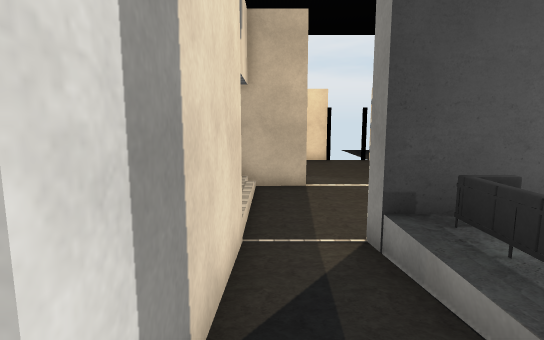
View 1 (above)

17 first-person views from a walk through a 3-D level made in the Unity game engine. The camera is 1.4 m above the floor, tilts 8° down and sees 80° across. The floor is counted in squares, 1 m on a side. Each view is taken from the middle of a square. On the plan, view 1 faces up. The plan holds only what a view shows up to about 15 squares ahead; the rest is blank. The place goes on beyond the plan. Door leaves are left out, so doorways stand open. Some surface patterns are stand-ins.

View 2
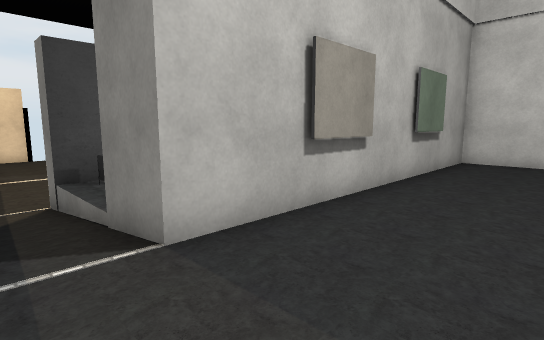

View 3
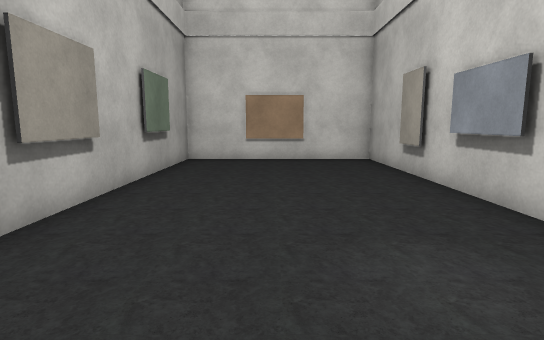

View 4
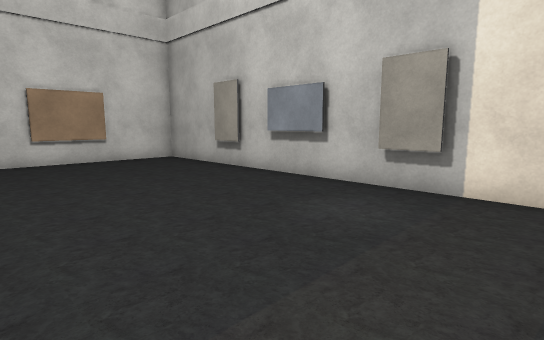

View 5
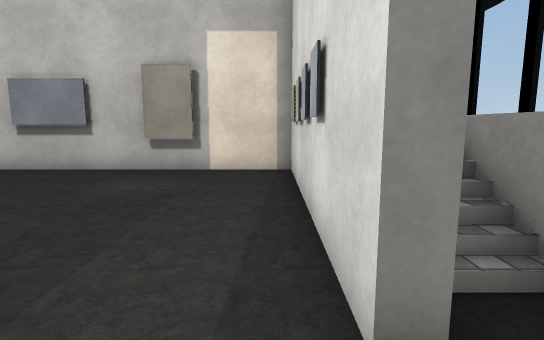

View 6
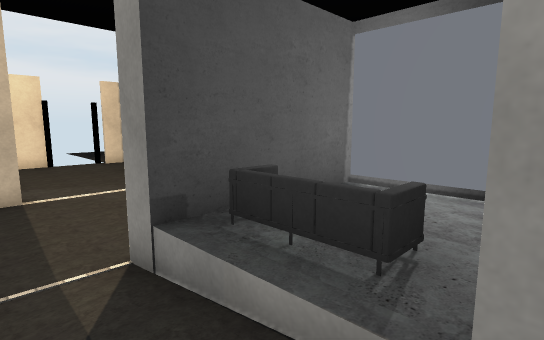

View 7
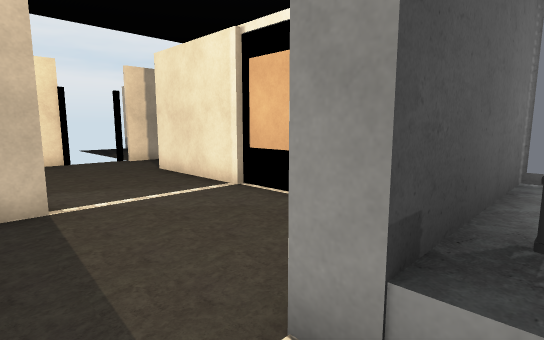

View 8
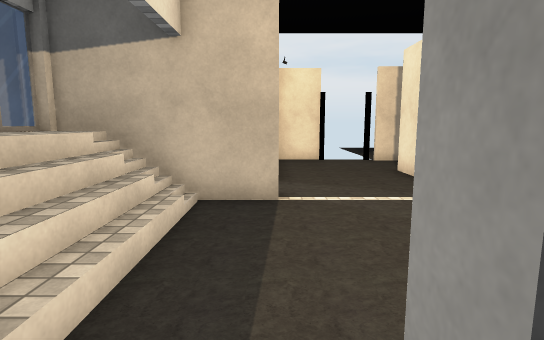

View 9
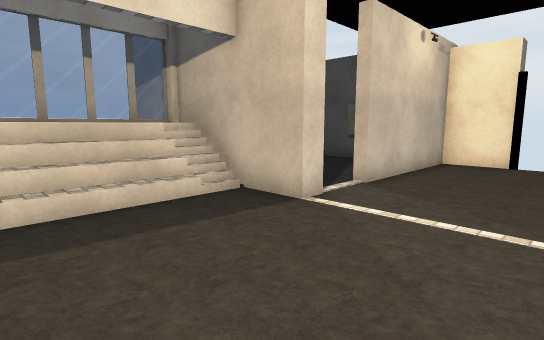

View 10
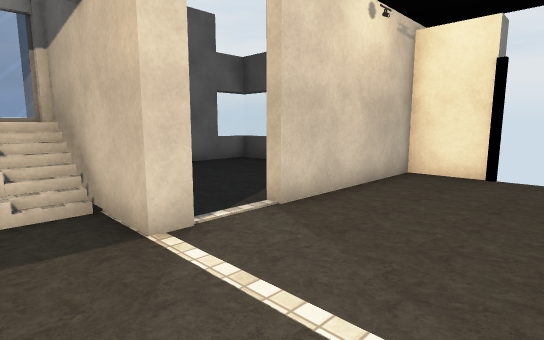

View 11
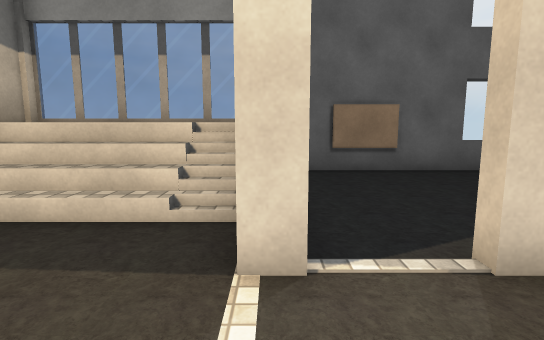

View 12
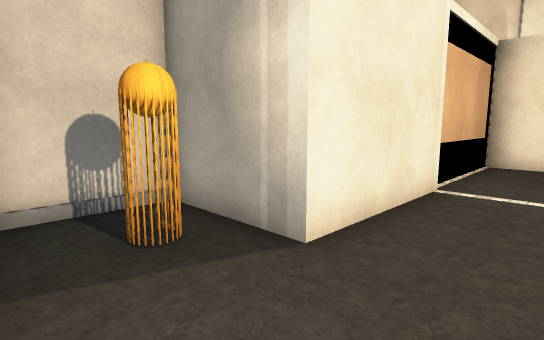

View 13
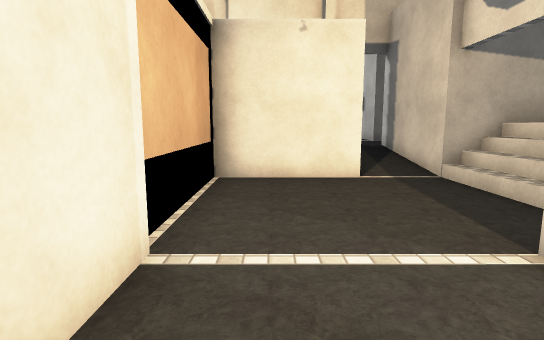

View 14
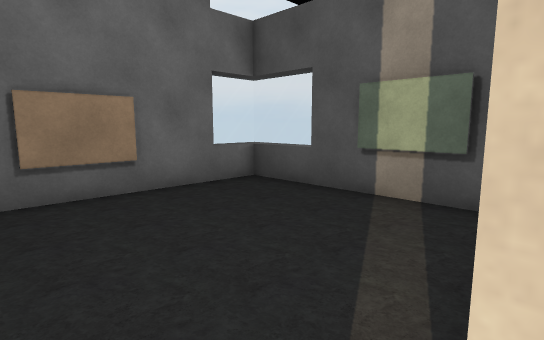

View 15
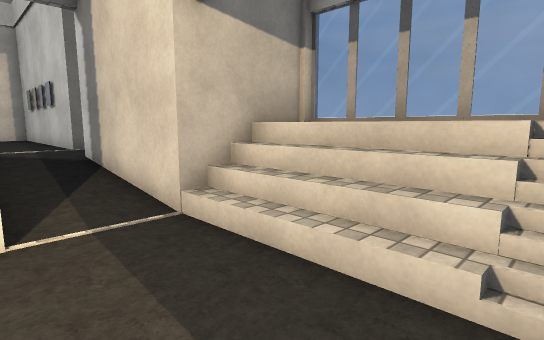

View 16
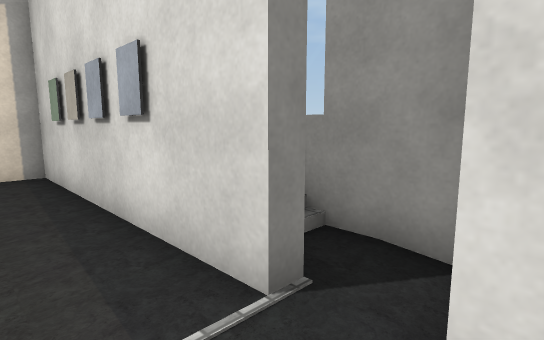

View 17
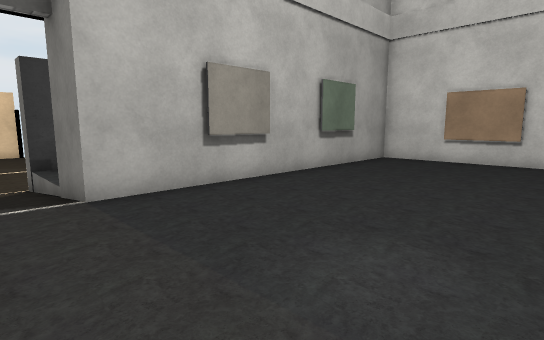

### Floor plan
Key: @ floor where view 1 was taken; # wall or solid block; . main floor; - floor 0.25 m lower than the main floor; : floor 0.5 m higher than the main floor; _ floor 0.5 m lower than the main floor; + floor 0.75 m higher than the main floor; < floor 0.75 m lower than the main floor; / step, stairs or slope; D open door; = window, fence, low wall or low ledge; ^ raised ledge; S sofa; O other object.
Columns run from 6 left of view 1 to 13 right of it. Each row starts with its distance up from view 1.
 19 ^#     OOODD#
 18 ^^^#####<<<<####
 17 =<<<<<<#<<<<<<<#
 16 #<<<<<<#<<<<<O<#
 15 #<<<<<<#<<<#####
 14 #<<<<<<#<<<#
 13 #<<<<<<_<<<#
 12 #<<<<<<_<<<#
 11 ########<<<##
 10   =+//<<<<<<#
  9   =+//<<<<<<#
  8   = //<<<<<<#
  7   = //<<<<<<#
  6   = //<<<<<<#
  5   ####__#####
  4      #__.=..#
  3      #--.:..#
  2      #--.S..#
  1     ##..#   #
  0     #.@.############
 -1     ##.....##..##..#
 -2     ##.............#
 -3      #.............#
 -4      #.............#
 -5      #.............#
 -6      #.............#
 -7      #.............#
 -8      ###############

Where each view was taken, in squares from view 1:
view 1: 0 up, 0 right, facing up
view 2: 4 down, 0 right, facing up-right
view 3: 4 down, 0 right, facing right
view 4: 1 down, 0 right, facing down-right
view 5: 1 up, 0 right, facing down
view 6: 1 up, 0 right, facing up-right
view 7: 4 up, 0 right, facing up-right
view 8: 4 up, 1 right, facing up
view 9: 6 up, 5 right, facing up-left
view 10: 9 up, 5 right, facing up-left
view 11: 11 up, 4 right, facing left
view 12: 18 up, 3 right, facing down-right
view 13: 14 up, 4 right, facing down
view 14: 12 up, 1 right, facing up-left
view 15: 10 up, 2 right, facing down-left
view 16: 1 up, 1 right, facing down-left
view 17: 7 down, 0 right, facing up-right
